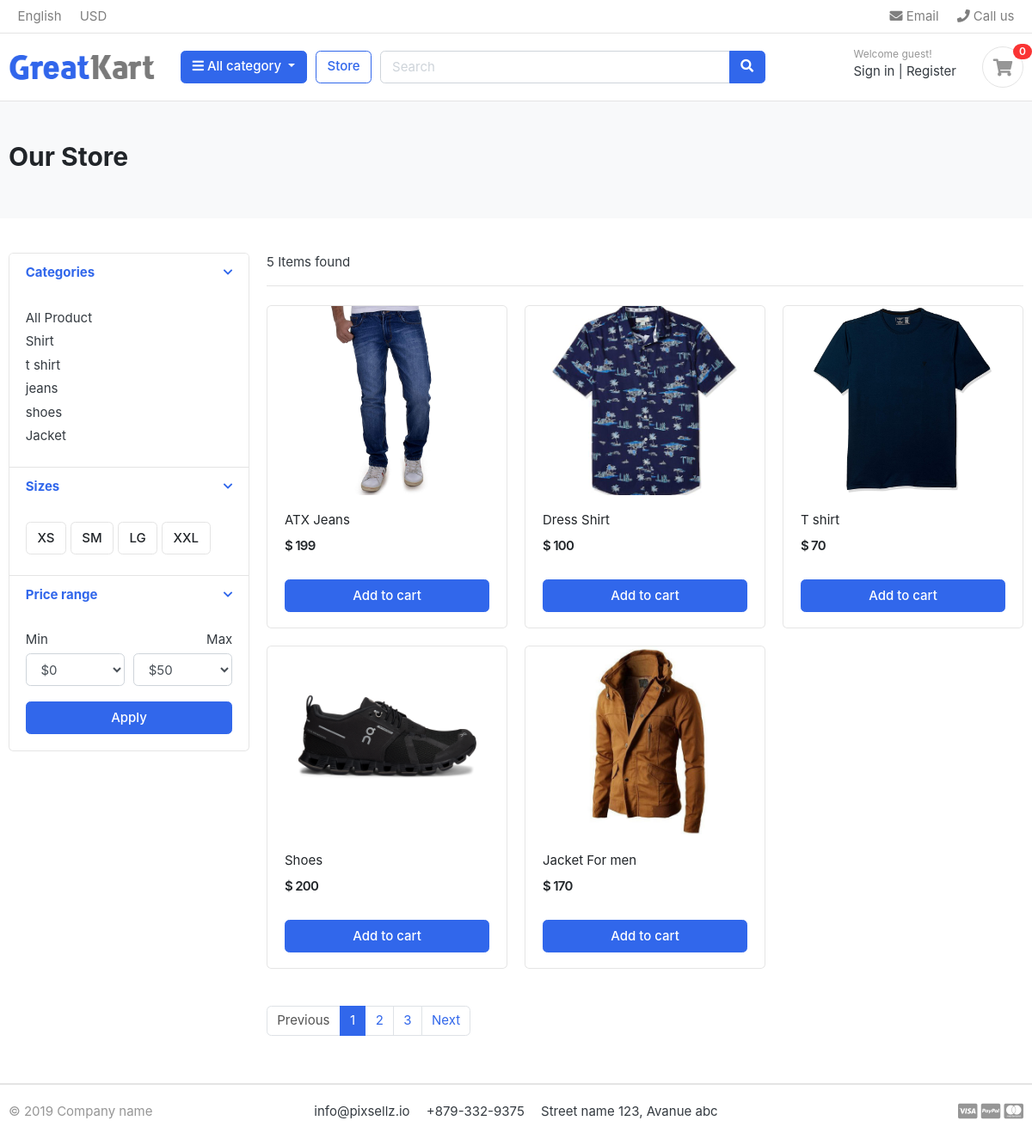
/store/, run on the app's committed database.
### category/models.py (models this page shows, shortened)
class category(models.Model):
    category_name =models.CharField(max_length=50, unique=True)
    slug = models.CharField(max_length=100, unique=True)
    description = models.TextField(max_length=255, blank=True)
    cat_image = models.ImageField(upload_to='photos/categories', blank=True)
    class Meta:
        verbose_name = 'category'
        verbose_name_plural = 'categories'
    def get_slug(self):
        return reverse('products_by_category', args=[self.slug])

### store/models.py (models this page shows, shortened)
class Product(models.Model):
    product_name    = models.CharField(max_length=200, unique=True)
    slug            = models.SlugField(max_length=200, unique=True)
    description     = models.TextField(max_length=500, blank=True)
    price           = models.IntegerField()
    image           = models.ImageField(upload_to='photos/product')
    stock           = models.IntegerField()
    is_available    = models.BooleanField(default=True)
    category        = models.ForeignKey(category, on_delete=models.CASCADE)
    created_date    = models.DateTimeField(auto_now_add=True)
    modified_date   = models.DateTimeField(auto_now=True)
    def get_url(self):
        return reverse('product_detail', args=[self.category.slug, self.slug])

### store/views.py (the view)
# urls.py: path('store/', include('store.urls')),
def store(request, category_slug=None):
    categories = None
    products = None
    if category_slug is not None:
        categories = get_object_or_404(category, slug=category_slug)
        products = Product.objects.filter(category=categories, is_available=True)
        products_count = products.count()
    else:
        products = Product.objects.all().filter(is_available=True)
        products_count = products.count()
    context = {
        'products': products,
        'products_count': products_count,
    }
    return render(request, 'store/store.html', context)

### category/context_processors.py (called while the page is built)
def menu_links(request):
    links = category.objects.all()
    return dict(links=links)

### templates/store/store.html (shortened to what this page needs)
{% extends 'base.html' %}
{% load static %}
{% block content %}
	<section class="section-pagetop bg">
		<div class="container">
			<h2 class="title-page">Our Store</h2>
		</div>
	</section>
	<section class="section-content padding-y">
		<div class="container">
			<div class="row">
				<aside class="col-md-3">
					<div class="card">
						<article class="filter-group">
							<header class="card-header">
								<a href="#" data-toggle="collapse" data-target="#collapse_1" aria-expanded="true"
									class="">
									<i class="icon-control fa fa-chevron-down"></i>
									<h6 class="title">Categories</h6>
								</a>
							</header>
							<div class="filter-content collapse show" id="collapse_1" style="">
								<div class="card-body">
									<ul class="list-menu">
										<li><a href="{% url 'store' %}"> All Product </a></li>
										{% for category in links %}
										<li><a href="{{ category.get_slug }}"> {{ category.category_name }} </a></li>
										{% endfor %}
									</ul>
								</div>
							</div>
						</article>
						<article class="filter-group">
							<header class="card-header">
								<a href="#" data-toggle="collapse" data-target="#collapse_4" aria-expanded="true"
									class="">
									<i class="icon-control fa fa-chevron-down"></i>
									<h6 class="title">Sizes </h6>
								</a>
							</header>
							<div class="filter-content collapse show" id="collapse_4" style="">
								<div class="card-body">
									<label class="checkbox-btn">
										<span class="btn btn-light"> XS </span>
									</label>
									<label class="checkbox-btn">
										<span class="btn btn-light"> SM </span>
									</label>
									<label class="checkbox-btn">
										<span class="btn btn-light"> LG </span>
									</label>
									<label class="checkbox-btn">
										<span class="btn btn-light"> XXL </span>
									</label>
								</div>
							</div>
						</article>
						<article class="filter-group">
							<header class="card-header">
								<a href="#" data-toggle="collapse" data-target="#collapse_3" aria-expanded="true"
									class="">
									<i class="icon-control fa fa-chevron-down"></i>
									<h6 class="title">Price range </h6>
								</a>
							</header>
							<div class="filter-content collapse show" id="collapse_3" style="">
								<div class="card-body">
									<div class="form-row">
										<div class="form-group col-md-6">
											<label>Min</label>
											<select class="mr-2 form-control">
												<option value="0">$0</option>
											</select>
										</div>
										<div class="form-group text-right col-md-6">
											<label>Max</label>
											<select class="mr-2 form-control">
												<option value="50">$50</option>
											</select>
										</div>
									</div>
									<button class="btn btn-block btn-primary">Apply</button>
								</div>
							</div>
						</article>
					</div>
				</aside>
				<main class="col-md-9">
					<header class="border-bottom mb-4 pb-3">
						<div class="form-inline">
							<span class="mr-md-auto"> {{ products_count }} Items found </span>
						</div>
					</header>
					<div class="row">
						{% for product in products %}
                        <div class="col-md-4">
							<figure class="card card-product-grid">
								<div class="img-wrap">
									<a href="{{ product.get_url }}">
										<img src="{{ product.image.url }}">
									</a>
								</div>
								<figcaption class="info-wrap">
									<div class="fix-height">
										<a href="{{ product.get_url }}" class="title">{{ product.product_name }}</a>
										<div class="price-wrap mt-2">
											<span class="price">$ {{ product.price }} </span>
										</div>
									</div>
									<a href="#" class="btn btn-block btn-primary">Add to cart </a>
								</figcaption>
							</figure>
						</div>
                        {% endfor %}
					</div>
					<nav class="mt-4" aria-label="Page navigation sample">
						<ul class="pagination">
							<li class="page-item disabled"><a class="page-link" href="#">Previous</a></li>
							<li class="page-item active"><a class="page-link" href="#">1</a></li>
							<li class="page-item"><a class="page-link" href="#">2</a></li>
							<li class="page-item"><a class="page-link" href="#">3</a></li>
							<li class="page-item"><a class="page-link" href="#">Next</a></li>
						</ul>
					</nav>
				</main>
			</div>
		</div>
	</section>
{% endblock %}

### ecommerce/static/css/ui.css (style rules this page uses)
html { font-family: "Inter", sans-serif; font-size: 15px; }
.img-wrap { text-align: center; display: block; }
.img-wrap img { max-width: 100%; }
.price-wrap { letter-spacing: -0.7px; }
.padding-y { padding-top: 40px; padding-bottom: 40px; }
figure { margin-bottom: 0; }
article:after, .form-group:after { display: block; clear: both; content: ""; }
.bg { background-color: #f8f9fa; }
.title-page { color: #212529; }
.btn-light { background-color: #fff; border-color: #e4e4e4; }
[class*=list-] li:after { visibility: hidden; display: block; content: ""; overflow: hidden; height: 0; clear: both; }
.list-menu { list-style: none; margin: 0; padding-left: 0; }
.list-menu li { margin-bottom: 5px; }
.list-menu a { color: #343a40; }
[class*=card-product] a.title { color: #212529; display: block; }
[class*=card-product] .img-wrap { overflow: hidden; position: relative; }
[class*=card-product] .img-wrap img { height: 100%; max-width: 100%; width: auto; display: inline-block; -o-object-fit: cover; object-fit: cover; }
.card-product-grid { margin-bottom: 20px; }
.card-product-grid .img-wrap { border-radius: 0.2rem 0.2rem 0 0; height: 220px; }
.card-product-grid .info-wrap { overflow: hidden; padding: 18px 20px; }
.card-product-grid .fix-height { height: 80px; overflow: hidden; }
.card .img-wrap { overflow: hidden; }
.price { font-weight: 600; color: #212529; }
.icon-control { margin-top: 5px; float: right; font-size: 80%; }
.card-header .title { margin-bottom: 0; line-height: 1.5; }
.filter-group { border-bottom: 1px solid #e4e4e4; }
.filter-group .card-header { border-bottom: 0; }
.filter-group:last-child { border-bottom: 0; }
.checkbox-btn { position: relative; }
.section-pagetop { padding: 45px 0; }

### data on the page
category: category_name "Shirt"
category: category_name "t shirt"
category: category_name "jeans"
category: category_name "shoes"
category: category_name "Jacket"
Product: image (picture), product_name "ATX Jeans", price "199"
Product: image (picture), product_name "Dress Shirt", price "100"
Product: image (picture), product_name "T shirt", price "70"
Product: image (picture), product_name "Shoes", price "200"
Product: image (picture), product_name "Jacket For men", price "170"

### other printed values
{{ products_count }} "5"
